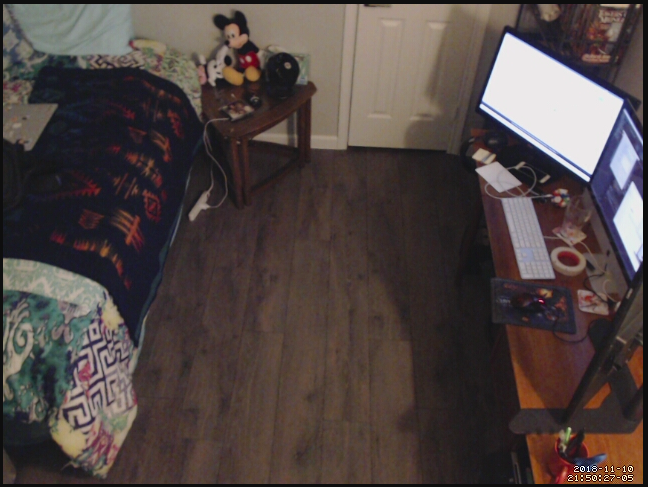
#> input picture blank_slate.png, 648 x 487 px, given in place of img, which was not available
$ python projective_transformation.py   (older library calls are emulated)
#> lines starting #> are read from the running program, lines starting #| are printed output that depends on the picture; after the words box and inside, x2 and y2 are one past the last pixel; in counts of white or black regions, pixels touching at a corner belong together; pictures that were not available may be replaced by others from this repository, and a replacement may not be noted
import numpy as np
import cv2


def unsharp_mask(img, blur_size = (9,9), imgWeight = 1.5, gaussianWeight = -0.5):
    gaussian = cv2.GaussianBlur(img, (5,5), 0)
    return cv2.addWeighted(img, imgWeight, gaussian, gaussianWeight, 0)

def run():

    while True:
        r, img = cap.read()
#> img is the input picture: shape (487, 648, 3); mean B, G, R 66.9, 69.1, 80.3

        if not r:
            break

        gray = cv2.cvtColor(img, cv2.COLOR_BGR2GRAY)
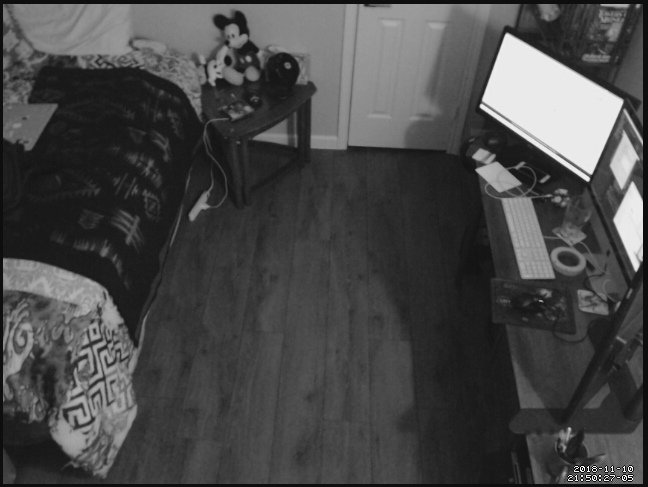
#> gray: shape (487, 648); min 2, max 254, mean 72.2

        blurred = cv2.GaussianBlur(gray, (5, 5), 0)
        # ret, thresh = cv2.threshold(blurred, 127, 255, 1)
        thresh = cv2.adaptiveThreshold(blurred, 255, cv2.ADAPTIVE_THRESH_GAUSSIAN_C, cv2.THRESH_BINARY, 11, 2)
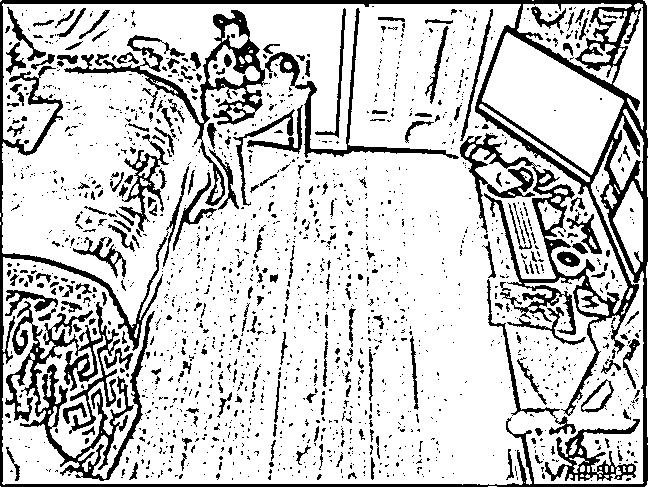
#> thresh: shape (487, 648); 79.3% white; 1731 black regions (1478 under 20 px)

        _, contours, h = cv2.findContours(thresh, 1, 2)
#> contours = 2257 contours, 1828 with area under 20; largest, box (x1, y1, x2, y2) and area: (2, 3, 644, 485) 269205, (482, 32, 624, 175) 10046, (19, 301, 156, 482) 7270, (63, 9, 266, 141) 5773, (517, 3, 632, 84) 3964; h = 2257 rows, first 6: [1, -1, -1, -1], [2, 0, -1, -1], [3, 1, -1, -1], [4, 2, -1, -1], [5, 3, -1, -1], [6, 4, -1, -1]

        for cnt in contours:
            approx = cv2.approxPolyDP(cnt, 0.01*cv2.arcLength(cnt, True), True)
            print(len(approx))
            if len(approx) == 5:
                print("pentagon")
                cv2.drawContours(img, [cnt], 0, 255, -1)
            elif len(approx) == 3:
                print("triangle")
                cv2.drawContours(img, [cnt], 0, (0, 255, 0), -1)
            elif len(approx) == 4:
                print("square")
                cv2.drawContours(img, [cnt], 0, (0, 0, 255), -1)
            elif len(approx) == 9:
                print("half-circle")
                cv2.drawContours(img, [cnt], 0, (255, 255, 0), -1)
            elif len(approx) > 15:
                print("circle")
                cv2.drawContours(img, [cnt], 0, (0, 255, 255), -1)
#> this loop made 2257 passes
#> approx on passes 1 to 3: [[488, 486], [496, 486]], [[0, 486]], [[524, 482]]
#| 2
#| 1
#| 1
#| 4
#| square
#| 4
#| square
#| 4
#| square
#| 10
#> (further printed lines are left out)
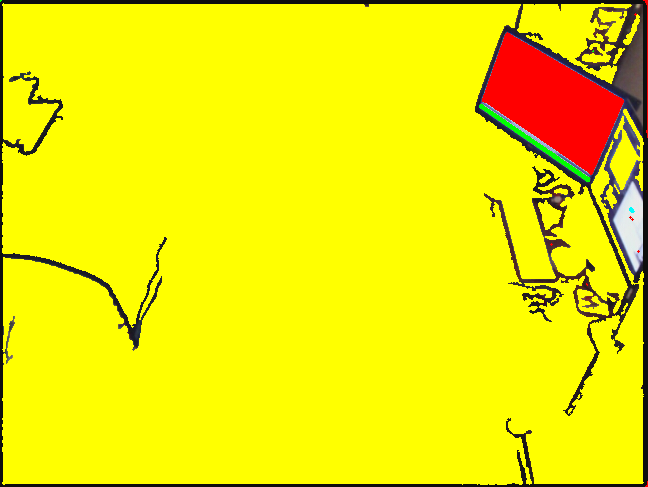
#> img: shape (487, 648, 3); mean B, G, R 4.7, 230.2, 238.4

        cv2.imshow('img', img)
        cv2.imshow('thresh', thresh)

        key = cv2.waitKey(1)
#> (key q is pressed here)
        if key & 0xFF == ord('q'):
            break


if __name__ == "__main__":
    cap = cv2.VideoCapture('http://10.0.1.5:8081/img')

    run()

$ run again, on checker1.png
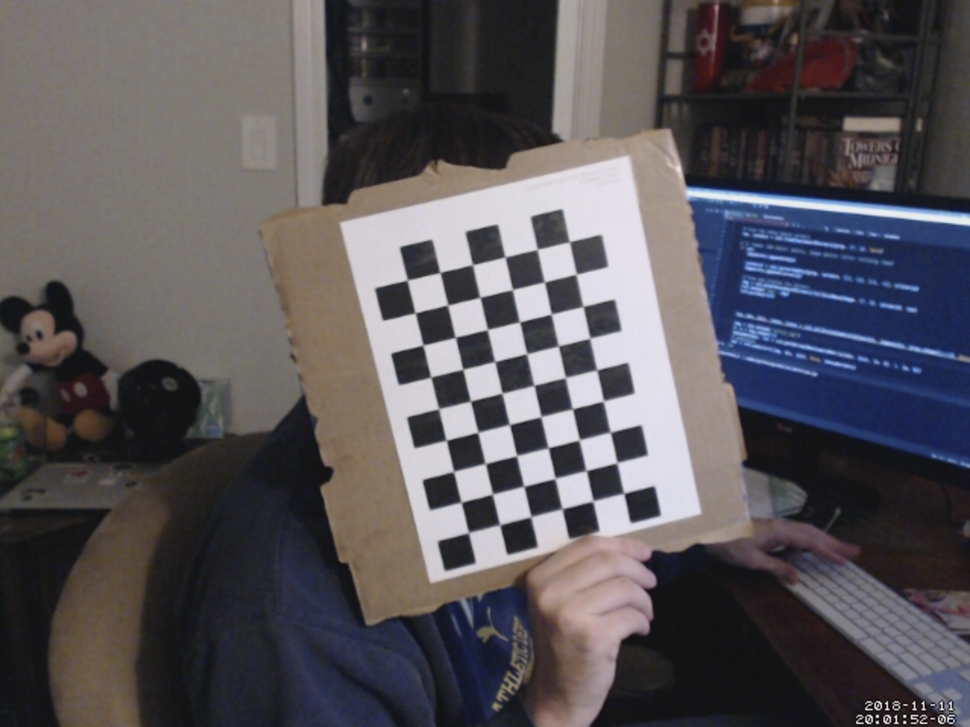
#> input picture checker1.png, 970 x 727 px, shrunk from 1278 x 958 before the run, given in place of img, which was not available
#> in run, img is the input picture: shape (727, 970, 3); mean B, G, R 88.8, 84.6, 88
#> in run, `thresh = cv2.adaptiveThreshold(blurred, 255, cv2.ADAPTIVE_THRESH_GAUSS..`:
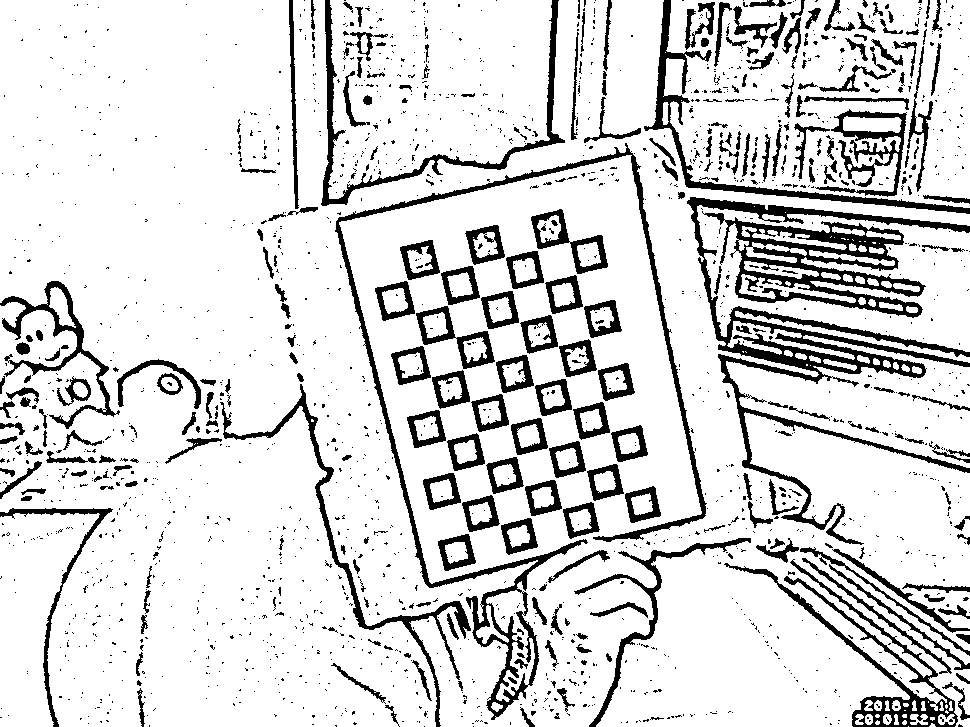
#> thresh: shape (727, 970); 85.1% white; 1915 black regions (1621 under 20 px)
#> contours = 2625 contours, 2173 with area under 20; largest, box (x1, y1, x2, y2) and area: (0, 0, 970, 727) 506843, (663, 0, 970, 208) 55335, (328, 0, 552, 199) 35368, (697, 205, 970, 352) 28138, (726, 335, 970, 468) 15316; h = 2625 rows, first 6: [1, -1, -1, -1], [2, 0, -1, -1], [3, 1, -1, -1], [4, 2, -1, -1], [5, 3, -1, -1], [6, 4, -1, -1]
#> the loop in run, `for cnt in contours:` made 2625 passes
#> approx on passes 1, 5, 8: [[908, 726]], [[837, 723], [838, 722], [839, 723], [838, 724]], [[87, 723], [88, 722], [89, 723], [88, 724]]
#> (printed output is left out)
#> after the loop in run, `for cnt in contours:`:
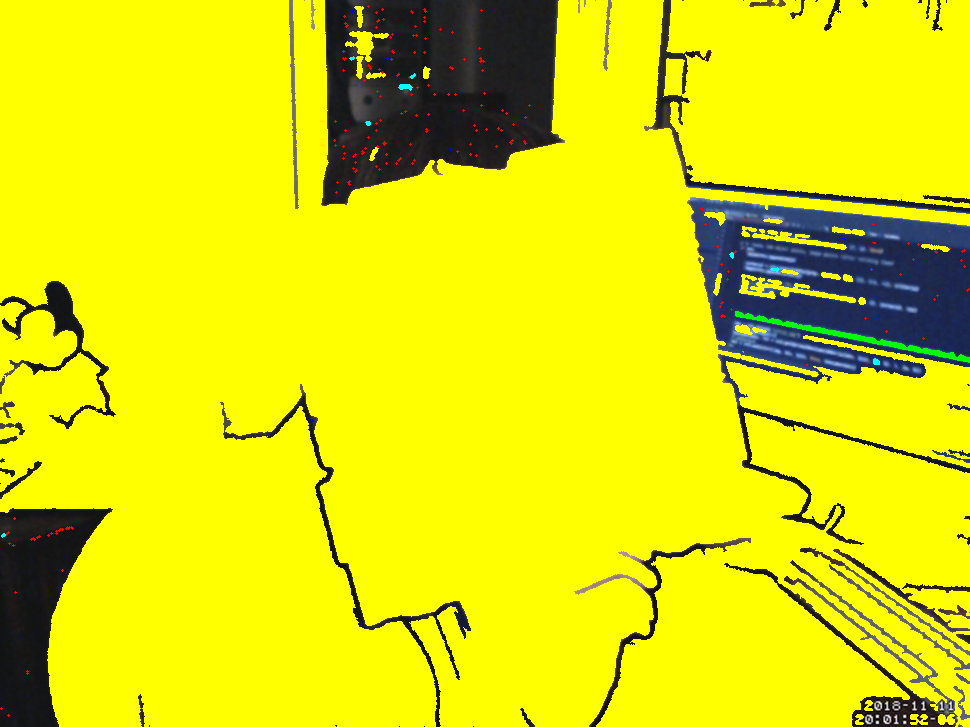
#> img: shape (727, 970, 3); mean B, G, R 9.8, 220.5, 219.7
